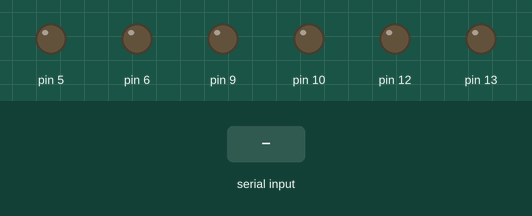
Bench run of a sketch on a simulated Arduino Uno, built with avr-gcc and run on an emulated ATmega328P. Shown: output pins drawn as LEDs (lit = HIGH). Dashed ring = blinking. The inputs (shaded band) are chosen by the test bench.

Above: at 1.2 s.
1.3 s: "l" received over Serial
At 1.7 s:
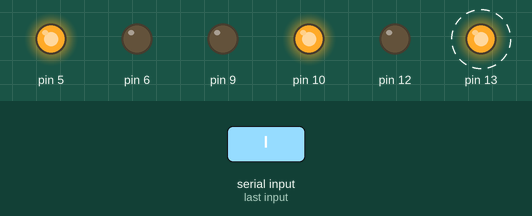
4.3 s: "f" received over Serial
At 4.8 s:
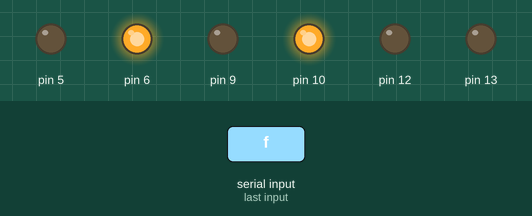
5.8 s: "b" received over Serial
At 7.0 s:
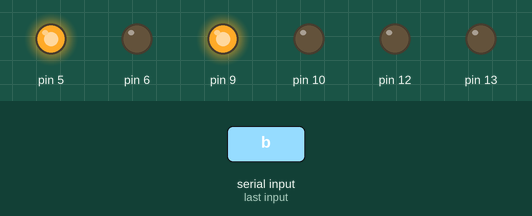
7.3 s: "r" received over Serial
At 7.7 s:
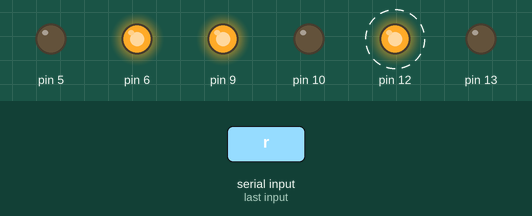
10.3 s: "s" received over Serial
At 10.6 s:
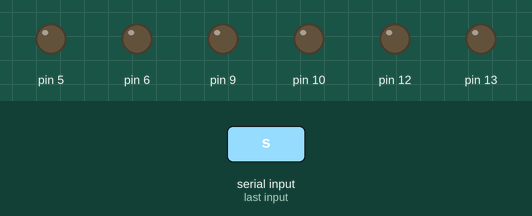
Timing chart, 0 to 12.8 s (numbered marks = the images above; inputs shaded):
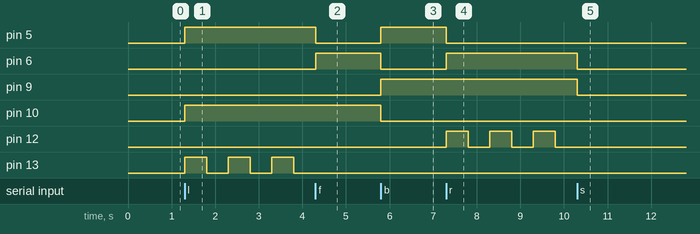

The sketch:

CarLight.ino
```cpp
void setup()
{
  pinMode(5, OUTPUT);
  pinMode(6, OUTPUT);
  pinMode(9, OUTPUT);
  pinMode(10, OUTPUT);
  pinMode(12, OUTPUT);
  pinMode(13, OUTPUT);
  Serial.begin(9600);
}
int incoming = 0;
void loop()
{
  if ( Serial.available() ){
      incoming = Serial.read();
    switch( incoming ){
      case 'f': forward();
        digitalWrite(12,LOW);  digitalWrite(13,LOW);    break;
        case 'b': backward();
        digitalWrite(12,LOW);  digitalWrite(13,LOW);    break;
        case 'l': left();
        while ( !Serial.available() ){
          digitalWrite(13,HIGH); digitalWrite(12,LOW);
          delay(500);
            digitalWrite(13,LOW); digitalWrite(12,LOW);
            delay(500);

        }
        break;
        case 'r': right();
        while ( !Serial.available() ){
          digitalWrite(12,HIGH); digitalWrite(13,LOW);
          delay(500);
            digitalWrite(13,LOW); digitalWrite(12,LOW);
            delay(500);
        }
        break;
        case 's': stop();
        digitalWrite(12,LOW);  digitalWrite(13,LOW);    break;
        default: break;
    }
  }
}

void forward(){
  digitalWrite(6,HIGH);
    digitalWrite(5,LOW);
    digitalWrite(10,HIGH);
    digitalWrite(9,LOW);
}
void backward(){
  digitalWrite(5,HIGH);
    digitalWrite(6,LOW);
    digitalWrite(9,HIGH);
    digitalWrite(10,LOW);
}

void left(){
  digitalWrite(5,HIGH);
    digitalWrite(6,LOW);
    digitalWrite(10,HIGH);
    digitalWrite(9,LOW);

}

void right(){
  digitalWrite(6,HIGH);
    digitalWrite(5,LOW);
    digitalWrite(9,HIGH);
    digitalWrite(10,LOW);

}
void stop(){
  digitalWrite(6,LOW);
    digitalWrite(5,LOW);
    digitalWrite(10,LOW);
    digitalWrite(9,LOW);
}
```

Measured:
- after the input at 1.3 s, pin 5, pin 10: LOW → HIGH at once; pin 13: alternates HIGH for 0.50 s and LOW for 0.50 s, starting at once
- after the input at 4.3 s, pin 5: HIGH → LOW at once; pin 6: LOW → HIGH at once; pin 13: stays LOW (without the input it goes to HIGH after 0.00 s)
- after the input at 5.8 s, pin 5, pin 9: LOW → HIGH at once; pin 6, pin 10: HIGH → LOW at once
- after the input at 7.3 s, pin 5: HIGH → LOW at once; pin 6: LOW → HIGH at once; pin 12: alternates HIGH for 0.50 s and LOW for 0.50 s, starting at once
- after the input at 10.3 s, pin 6, pin 9: HIGH → LOW at once; pin 12: stops changing and stays LOW
